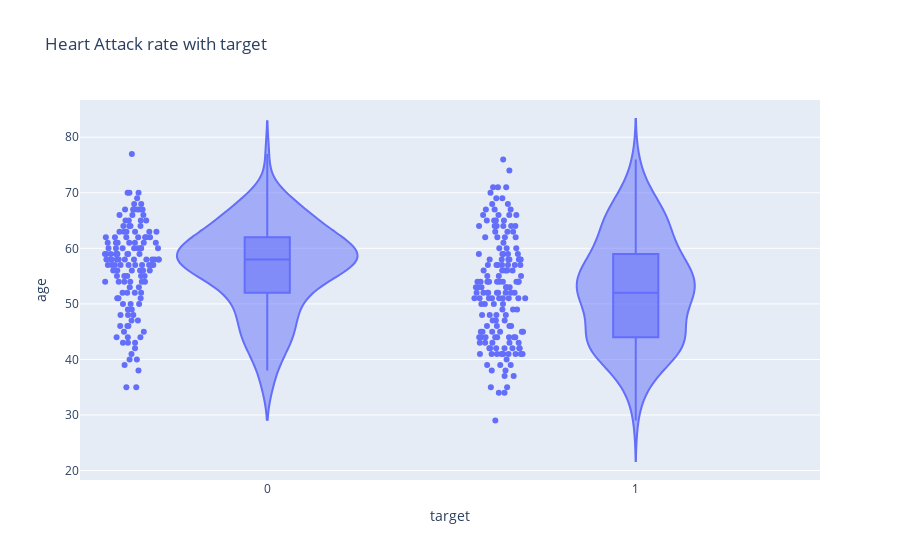

This figure's notebook cell:
### Code cell
fig = px.violin(df, y="age",x='target',title='Heart Attack rate with target',points='all',box=True)
fig.show()

### Figure 1 — Plotly figure (JSON) as saved in the notebook; plotly's stock layout.template omitted (floating-point values rounded to 4 significant figures; data arrays with more than 128 entries replaced by an {"elided": "..."} marker saying what was removed)
{"data": [{"alignmentgroup": "True", "box": {"visible": true}, "hovertemplate": "target=%{x}<br>age=%{y}<extra></extra>", "legendgroup": "", "marker": {"color": "#636efa"}, "name": "", "offsetgroup": "", "orientation": "v", "points": "all", "scalegroup": "True", "showlegend": false, "type": "violin", "x": {"elided": "303 int values"}, "x0": " ", "xaxis": "x", "y": {"elided": "303 int values"}, "y0": " ", "yaxis": "y"}], "layout": {"legend": {"tracegroupgap": 0}, "title": {"text": "Heart Attack rate with target"}, "violinmode": "group", "xaxis": {"anchor": "y", "domain": [0, 1], "title": {"text": "target"}}, "yaxis": {"anchor": "x", "domain": [0, 1], "title": {"text": "age"}}}}
